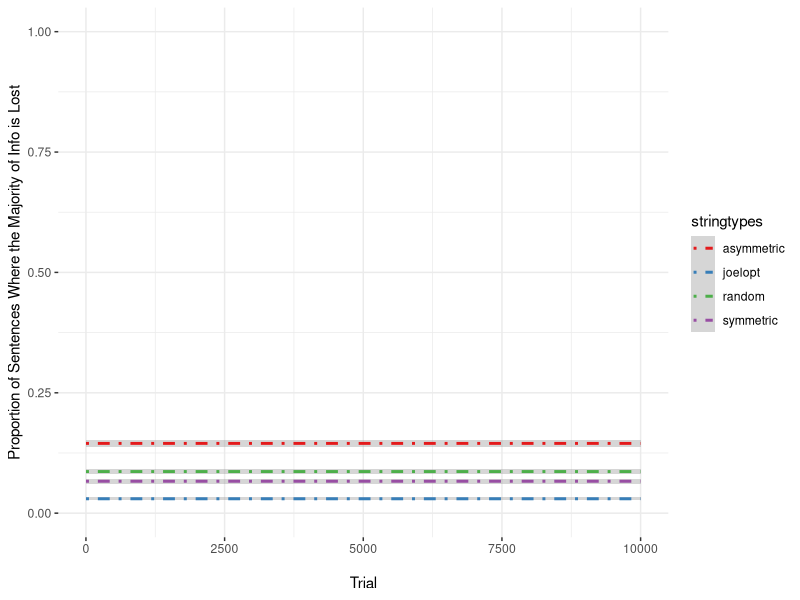
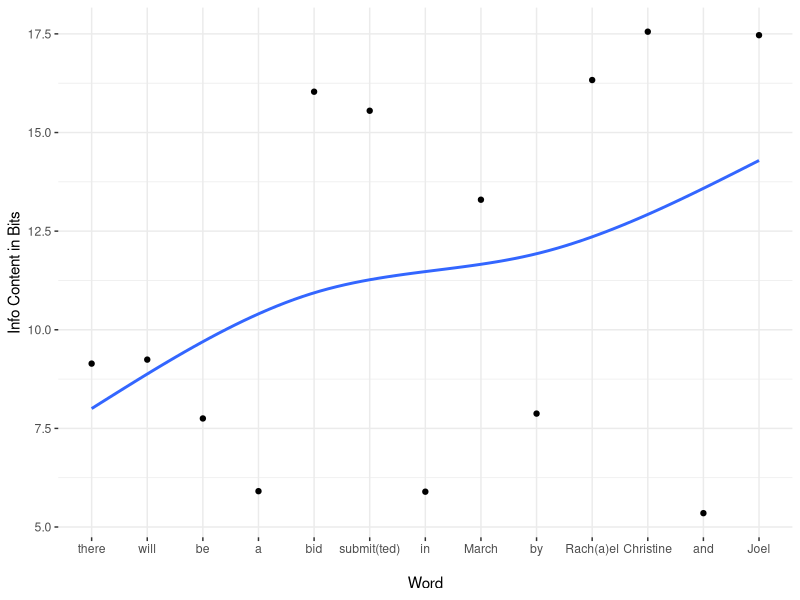
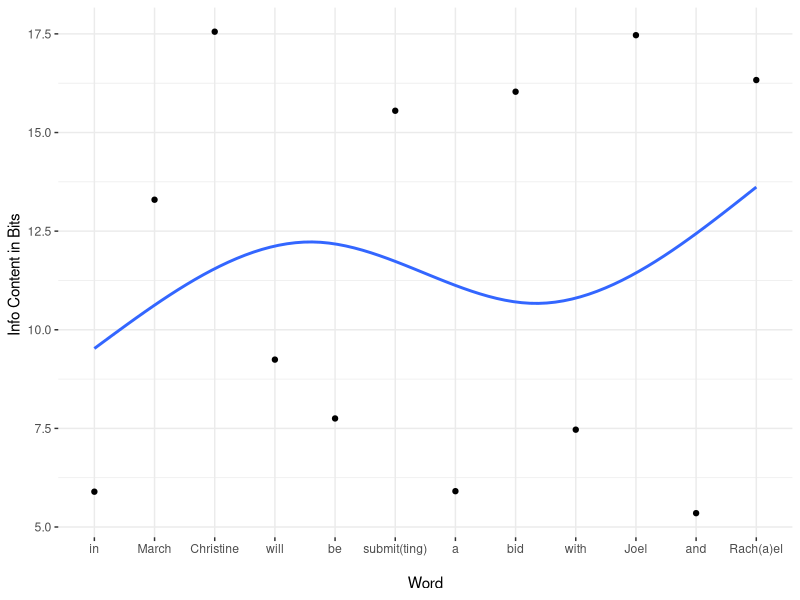

Write R code to recreate these figures, in order.
ii = 1 #initialize counter
currenttrial = 1 #initialize trial counter

#initialize vectors for each component of each run of the loop

niter <- 10000 

noises <- vector(length = niter)
stringtypes <- vector(length = niter)
trials <- vector(length = niter)

#propnoise.df <- data.frame(Trial=as.numeric(character()), NoiseProp=as.numeric(character()), VecType=character()) 


#Make sure the array that is input to this function is either normally dist, or if it's probabilities, that you've already taken log2(1/p) of the list
joelopt <- function(loglist)
{
  #remember, lists in R perversely start at offset 1, not 0
  midpoint <- round((length(loglist))/2) #remember, lists in R perversely start at offset 1, not 0
  
  newlist <- sort(loglist)
  mm = 1 #remember, lists in R perversely start at offset 1, not 0
  jj = length(newlist)
  
  while (jj >= midpoint)
  {
    #starting from both ends of the array, swaps every other pair of numbers, which gets us very close to optimized
    cup <- newlist[mm]
    newlist[mm] <- newlist[jj]
    newlist[jj] <- cup
    mm = mm+2
    jj = jj-2
  }  
    
  #computes all pairwise means of adjacent numbers of the array. Then, get the sd of the means, the DORM, which we want to minimize.
  #TODO: make this a separate function so you can call in independently of joelopt, which you should rename uido.
  kk = 1
  pairmeanlist = array()
  #save all means of adjacent numbers into a list of means
  while ((kk+1) <= length(newlist)) #remember, lists in R perversely start at offset 1, not 0
    {
      pairmean = (newlist[kk]+newlist[kk+1])/2
      pairmeanlist[kk] <- pairmean
      kk = kk+1
  }
  
  #All the following sd() calls create what we called in the grant "Deviations of Rolling Means (DORMs)".
  
  prevsd <- sd(pairmeanlist)
  currentsd <- prevsd #initialize currentsd
  print("orig dorm")
  print(prevsd)
    
  #Now, see if swapping any pair of numbers gets us a lower sd for pairmeanlist. If any swap does, then do it, otherwise don't. Repeat till no swap helps.
  ll = 1
  while((ll+1) <= length(newlist))
    {
      #do the swap
      if ((ll-1) == 0)
      {
        hyplist <- array(c(newlist[ll+1], newlist[ll], newlist[(ll+2):length(newlist)]))
      }
      else if ((ll+1) == length(newlist))
      {
        hyplist <- array(c(newlist[1:(ll-1)], newlist[ll+1], newlist[ll]))
      }
      else
      {
        hyplist <- array(c(newlist[1:(ll-1)],newlist[ll+1],newlist[ll],newlist[(ll+2):length(newlist)]))
      }
      
      
      #computes all pairwise means of adjacent numbers of the array. Then, get the sd of the means, which we want to minimize.
      #I now see that I could have used the function "rollmean" in package "zoo", but I'm glad I did it old school here anyway.
      kk = 1
      hyppairmeanlist = array()
      #save all means of adjacent numbers into a list of means
      while ((kk+1) <= length(hyplist)) #remember, lists in R perversely start at offset 1, not 0
      {
        pairmean = (hyplist[kk]+hyplist[kk+1])/2
        hyppairmeanlist[kk] <- pairmean
        kk = kk+1
      }
      currentsd <- sd(hyppairmeanlist)
      
      
      #if the swap helped, then save that version of the list, and start the process over again, starting the counter at 1 again
      if (currentsd < prevsd)
      { 
        print(newlist) #debug
        #print((prevsd-currentsd)) #debug
        print(sort(loglist)) #debug
        newlist <- hyplist
        prevsd <- currentsd
        ll = 1
        print("we improved") #debug
      }
      else
      {ll = ll+1}
      
    }
    
  print("and here is new dorm") #debug
  print(prevsd)#debug
  
  return(newlist)
  
}

#Caveat: the above is all fine for the sim, because all arrays are of the same length. However, for computing DORMs in the wild, we will need to account for different
#lengths by penalizing shorter utterances, since it is more likely for shorter utterances that a speaker might have achieved UIDO by chance.
#(Also, shorter utterances will be less resistant to noise anyway, as per Shannon's theorem and Plotkin and Nowak.) E.g., a one-word utterance will have perfect UIDO
#by definition, because there's no alteernative order. So, the penalty needs to be applied for the prob of getting a perfect UIDO by chance, out of all the 
#possible *unique* orderings of word probabilities. This will penalize not just one-word utterances, but also repetitions of a single word, as in ASD stereotyped language.
#I would suggest calculating a probability of UIDO by chance, p, and then adding that to the DORM (where minimal DORM is closest to UIDO). p must be calculated based on
#all possible *unique* permutations of the starting array of word probs. TODO: Here is a function for computing and adding a penalty:





while (currenttrial <= niter)
{
  probvec <- runif(10,min=0,max=1)

  starting <- sample(1:(length(probvec)-2), size=1) #remember, lists in R perversely start at offset 1, not 0

  noise <- c(probvec[starting], probvec[starting+1], probvec[starting+2])

  noiseinfo <- log2(1/noise)

  probvecinfo <- log2(1/probvec)

  totalnoise <- sum(noiseinfo)

  totalprobvecinfo <- sum(probvecinfo)

  noiseprop <- totalnoise/totalprobvecinfo

  
#Doing the same thing, but now the noise will fall in the same position in a vector that is end-heavy for information, but contains the same total info
  lopsided <- sort(probvec)

#It is important that the starting point in the vector is the same for both cases, so that each comparison of noise is a true comparison
  noise2 <- c(lopsided[starting], lopsided[starting+1], lopsided[starting+2])

  noise2info <- log2(1/noise2)

  lopsidedinfo <- log2(1/lopsided)

  totalnoise2 <- sum(noise2info)

#This next is really a sanity check: this vector contains the same probabilities as the last, so this should be equal to totalprobvecinfo
  totallopsidedinfo <- sum(lopsidedinfo)

  noise2prop <- totalnoise2/totallopsidedinfo

#Doing the same thing, but for a vector designed to be symmetrical
  symmetrical <- vector(length=10)
  symmetrical[1] <- lopsided[9]
  symmetrical[2] <- lopsided[2]
  symmetrical[3] <- lopsided[8]
  symmetrical[4] <- lopsided[4]
  symmetrical[5] <- lopsided[6]
  symmetrical[6] <- lopsided[5]
  symmetrical[7] <- lopsided[7]
  symmetrical[8] <- lopsided[3]
  symmetrical[9] <- lopsided[1]
  symmetrical[10] <- lopsided[10]
  
  noise3 <- c(symmetrical[starting], symmetrical[starting+1], symmetrical[starting+2])
  
  noise3info <- log2(1/noise3)
  
  symmetricalinfo <- log2(1/symmetrical)
  
  totalnoise3 <- sum(noise3info)
  
  #This next is really a sanity check: this vector contains the same probabilities as the last, so this should be equal to totalprobvecinfo
  totalsymmetricalinfo <- sum(symmetricalinfo)
  
  noise3prop <- totalnoise3/totalsymmetricalinfo
  
  #doing the same thing but for a vector designed to be symmetrical by the joelopt algorithm above. Note that joelopt takes vectors that have already been logged, so that's
  #why it looked a little different below.
  
  joeloptinfo <- joelopt(probvecinfo)
  
  totalnoise4 <- sum(c(joeloptinfo[starting], joeloptinfo[starting+1], joeloptinfo[starting+2]))
  
  totaljoeloptinfo <- sum(joeloptinfo)
  
  noise4prop <- totalnoise4/totaljoeloptinfo
  
  #update vectors for each trial
  noises[ii] <- noiseprop
  stringtypes[ii] <- "random"
  trials[ii] <- currenttrial
  
  noises[ii+1] <- noise2prop
  stringtypes[ii+1] <- "asymmetric"
  trials[ii+1] <- currenttrial
  
  noises[ii+2] <- noise3prop
  stringtypes[ii+2] <- "symmetric"
  trials[ii+2] <- currenttrial
  
  noises[ii+3] <- noise4prop
  stringtypes[ii+3] <- "joelopt"
  trials[ii+3] <- currenttrial
  
  
  #add rows to dataframe for the current run of the sim (THIS DIDN'T WORK BUT IM LEAVING IT IN COMMENTS TO SEE IF IT CAN IN THE FUTURE)
  #propnoise.df <- rbind(propnoise.df,c(ii,noiseprop,"random"))
  #propnoise.df <- rbind(propnoise.df,c(ii,noise2prop,"asymmetric"))
  
  ii <- ii+4
  currenttrial <- currenttrial+1 
}

#bind vectors into a data frame and add column names
propnoise.df <- data.frame(trials,noises,stringtypes)
#colnames(propnoise.df) <- c("Trial","NoiseProp","VecType")


#Graphing

library(ggplot2)

propnoise.df$trials <- as.numeric(as.character(propnoise.df$trials))
propnoise.df$noises <- as.numeric(as.character(propnoise.df$noises))

#add a column into the dataframe recoding for losing more than 50% of the info

propnoise.df$bigLoss <- ifelse(propnoise.df$noises >= 0.5, 1, 0)

#plotting bigLoss as a binary variable along with other stuff; toggle geom_line() to see the extremes of each stringtype, toggle geom_point() to see all the data

p <- ggplot(propnoise.df, aes(trials, noises, color=stringtypes)) + 
  labs(y = "Proportion of Sentences Where the Majority of Info is Lost", x = "\nTrial") + 
  #geom_line() +
  #geom_point() +
  #stat_smooth() +
  scale_color_brewer(palette = "Set1") + 
  ylim(0,1) +
#  geom_jitter(aes(trials, bigLoss, color=stringtypes), height = 0.15, shape=4) +
  stat_smooth(aes(trials, bigLoss, color=stringtypes), linetype="dotdash") +
  theme_bw() + theme(panel.border = element_blank())

ggsave(p, file = "uid_sim.png", width = 8.09, height = 5)






#using google ngrams to get some estimates for sample sentences; note: "submit(ted)" is actually the sum of submitted and submitting, and Rach(a)el includes both spelling variants

sentence1 <- matrix(nc=2,nr=13,c("there","will","be","a","bid","submit(ted)","in","March","by","Christine","Joel","and","Rach(a)el",0.00177,0.00165,0.00464,0.01665,0.0000149,2.082e-05,0.0168,0.0000994,0.00426,0.00000519,0.00000552,0.0245,1.213828e-05))

sentence1 <- data.frame(sentence1)

colnames(sentence1) <- c("Word","Prob")

#orders the levels of the Word factor so that they can be plotted in the right order, i.e. not alphabetical
sentence1$Word <- ordered(sentence1$Word, levels = c("there","will","be","a","bid","submit(ted)","in","March","by","Rach(a)el", "Christine","and","Joel"))

sentence1$Prob <- as.numeric(as.character(sentence1$Prob))
sentence1$Info <- -log2(sentence1$Prob)

sentence2 <-matrix(nc=2,nr=12,c("in","March","Christine","will","be","submit(ting)","a","bid","with","Joel","and","Rach(a)el",0.0168,0.0000994,0.00000519,0.00165,0.00464,2.082e-05,0.01665,0.0000149,0.00565,0.00000552,0.0245,1.213828e-05))

sentence2 <- data.frame(sentence2)

colnames(sentence2) <- c("Word","Prob")

sentence2$Word <- ordered(sentence2$Word, levels = c("in","March","Christine","will","be","submit(ting)","a","bid","with","Joel","and","Rach(a)el"))

sentence2$Prob <- as.numeric(as.character(sentence2$Prob))
sentence2$Info <- -log2(sentence2$Prob)

library(splines)
library(MASS)
p <- ggplot(sentence1, aes(Word, Info, group=1)) + 
  labs(y = "Info Content in Bits", x = "\nWord") + 
  #geom_line() +
  geom_point() +
  stat_smooth(se=F, method= "lm", formula = y ~ ns(x,df=3)) +
  scale_color_brewer(palette = "Set1") + 
  #ylim(0,1) +
  theme_bw() + theme(panel.border = element_blank())

ggsave(p, file = "sentence1_info.png", width = 8.09, height = 5)

p <- ggplot(sentence2, aes(Word, Info, group=1)) + 
  labs(y = "Info Content in Bits ", x = "\nWord") + 
  #geom_line() +
  geom_point() +
  stat_smooth(se=F, method= "lm", formula = y ~ ns(x,df=3)) +
  scale_color_brewer(palette = "Set1") + 
  #ylim(0,1) +
  theme_bw() + theme(panel.border = element_blank())

ggsave(p, file = "sentence2_info.png", width = 8.09, height = 5)
